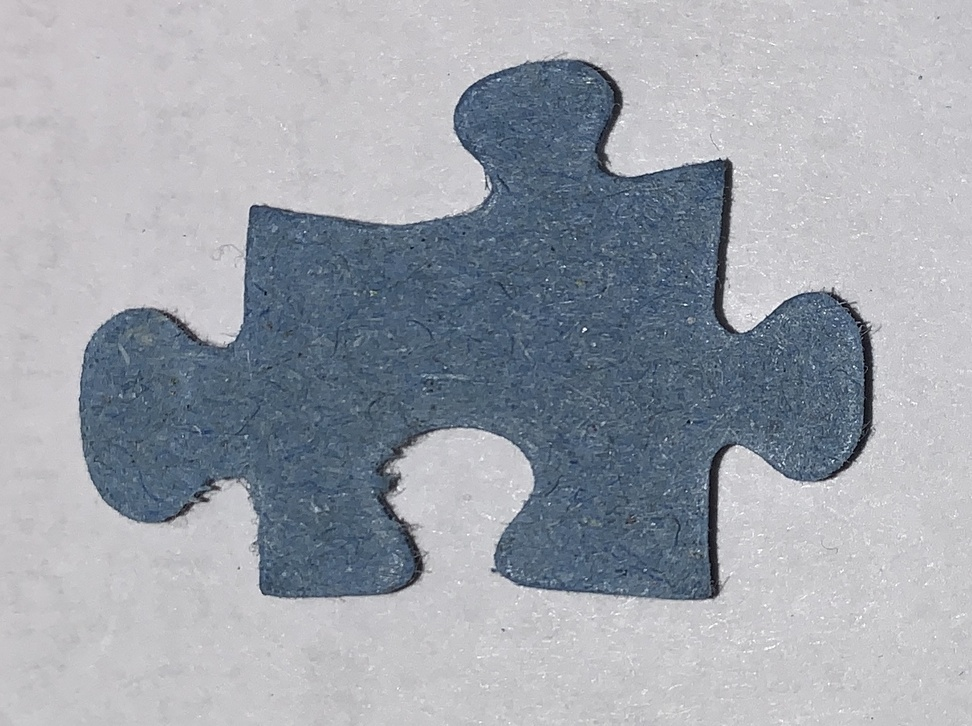
#> input picture project puzzle/Math Research/Pieces/P2.jpg, 972 x 726 px, shrunk from 1466 x 1095 before the run, found by its file name
$ python contouring_2.py   (Python 2 division)
#> lines starting #> are read from the running program, lines starting #| are printed output that depends on the picture
import imageio
import matplotlib.pyplot as plt
from mpl_toolkits.mplot3d import axes3d
from matplotlib import cm
import time

dir='//Users/martin//Desktop//project puzzle//Math Research//'
P_id=2
file_contour=open(dir+'Contour_Piece_'+str(P_id)+'.txt','w')
file_in_point=open(dir+'In_point_Piece_'+str(P_id)+'.txt','w')


im = imageio.imread(dir+'//Pieces//P'+str(P_id)+'.jpg')
#> im is the input picture: shape (726, 972, 3); mean R, G, B 157.8, 162.9, 171.6
# print(im.shape)

xw=im.shape[1]
#> xw = 972
yw=im.shape[0]
#> yw = 726


x=[]
y0=[]

X=[]
Y=[]

inc=20
av=175

t0=time.time()

in_point=False


for l in range(yw/inc):
    # print(l)
    for i in range(xw/inc):
        step0=float(im[l*inc,i*inc][0])
        step1=float(im[l*inc,(i+1)*inc][0])
        y0=step0
        y1=step1
        if y0>av and y1<av:
            plt.scatter(i,l,c='b')
            file_contour.write(str(i)+'\t'+str(l)+'\n')
            in_point=True
        if y0<av and y1>av:
            plt.scatter(i,l,c='b')
            in_point=False
            file_contour.write(str(i)+'\t'+str(l)+'\n')
        if in_point:
            plt.scatter(i,l,c='g')
            file_in_point.write(str(i)+'\t'+str(l)+'\n')
    in_point=False


for l in range(xw/inc):
    for i in range(yw/inc):
        step0=float(im[i*inc,l*inc][0])
        step1=float(im[(i+1)*inc,l*inc][0])
        y0=step0
        y1=step1
        if (y0<av and y1>av) or (y0>av and y1<av):
            plt.scatter(l,i,c='r')
            file_contour.write(str(l)+'\t'+str(i)+'\n')
t1=time.time()
print(t1-t0)

file_contour.close()
file_in_point.close()

plt.legend()
plt.axis('equal')
plt.show()
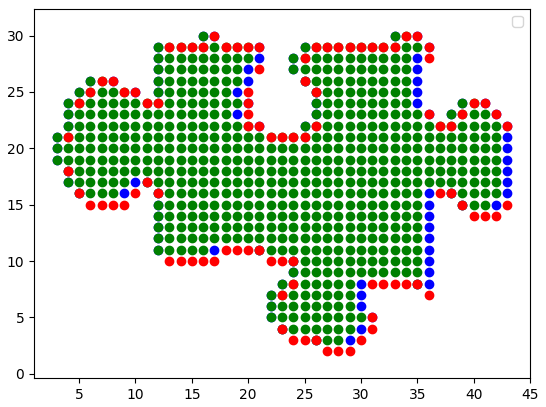
#> figure drawn by matplotlib, 1 panel

$ run again, with project puzzle/Math Research/Pieces/P1.jpg copied over project puzzle/Math Research/Pieces/P2.jpg
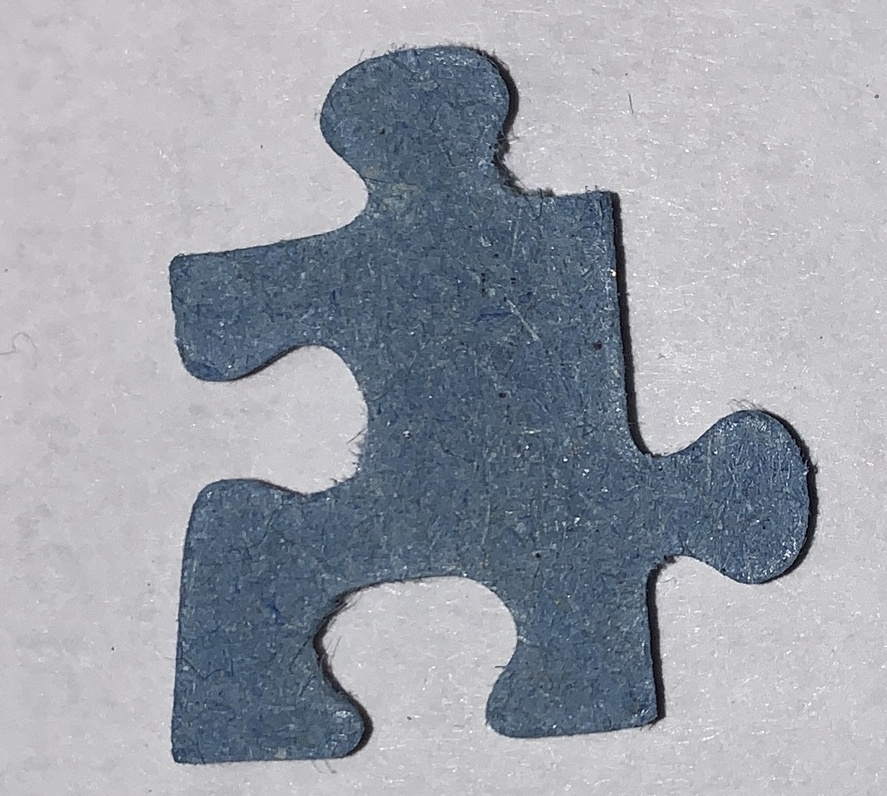
#> input picture project puzzle/Math Research/Pieces/P1.jpg, 887 x 796 px, shrunk from 1194 x 1071 before the run, found by its file name
#> im is the input picture: shape (796, 887, 3); mean R, G, B 154.9, 159.9, 168.9
#> `plt.show()`:
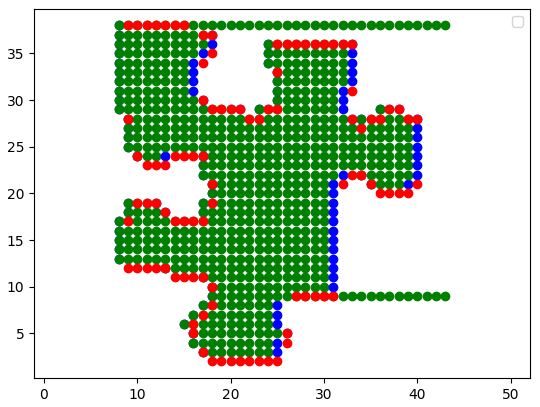
#> figure drawn by matplotlib, 1 panel

$ run again, with project puzzle/Math Research/Pieces/P3.jpg copied over project puzzle/Math Research/Pieces/P2.jpg
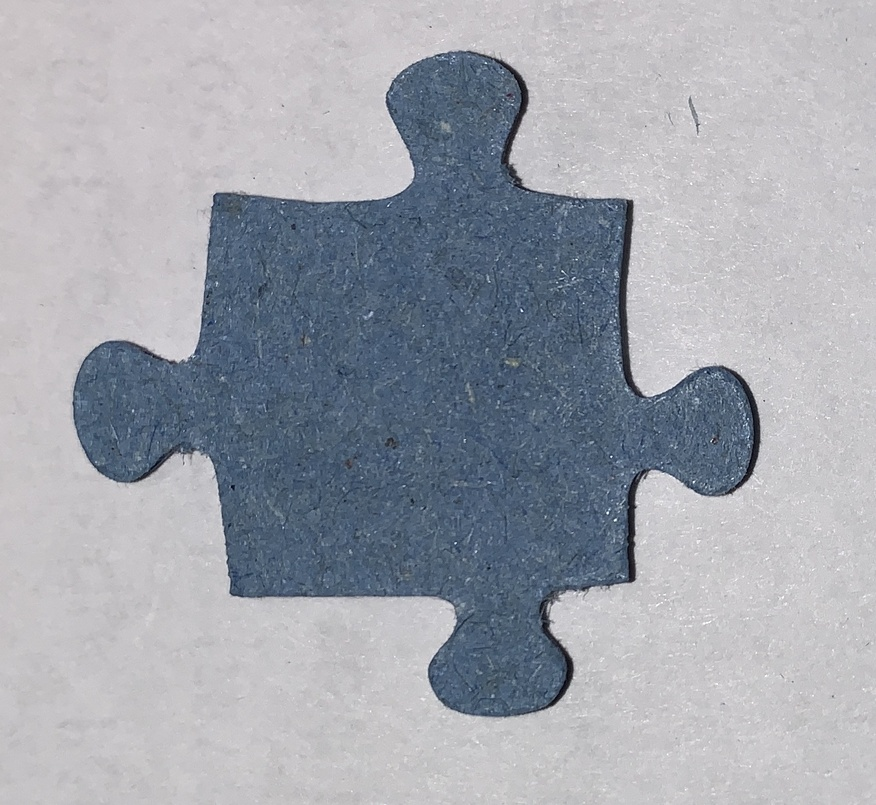
#> input picture project puzzle/Math Research/Pieces/P3.jpg, 876 x 805 px, shrunk from 1574 x 1447 before the run, found by its file name
#> im is the input picture: shape (805, 876, 3); mean R, G, B 160, 164, 172.6
#> `plt.show()`:
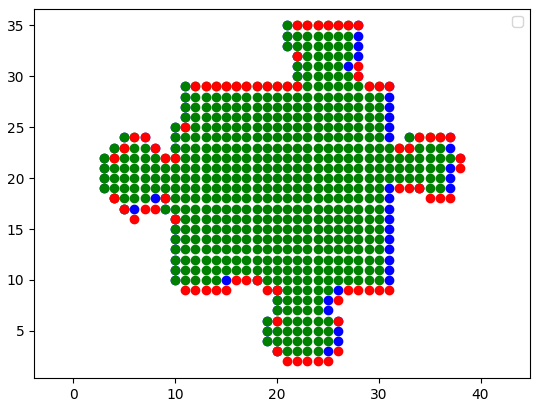
#> figure drawn by matplotlib, 1 panel

$ run again, with project puzzle/Math Research/Pieces/P4.jpg copied over project puzzle/Math Research/Pieces/P2.jpg
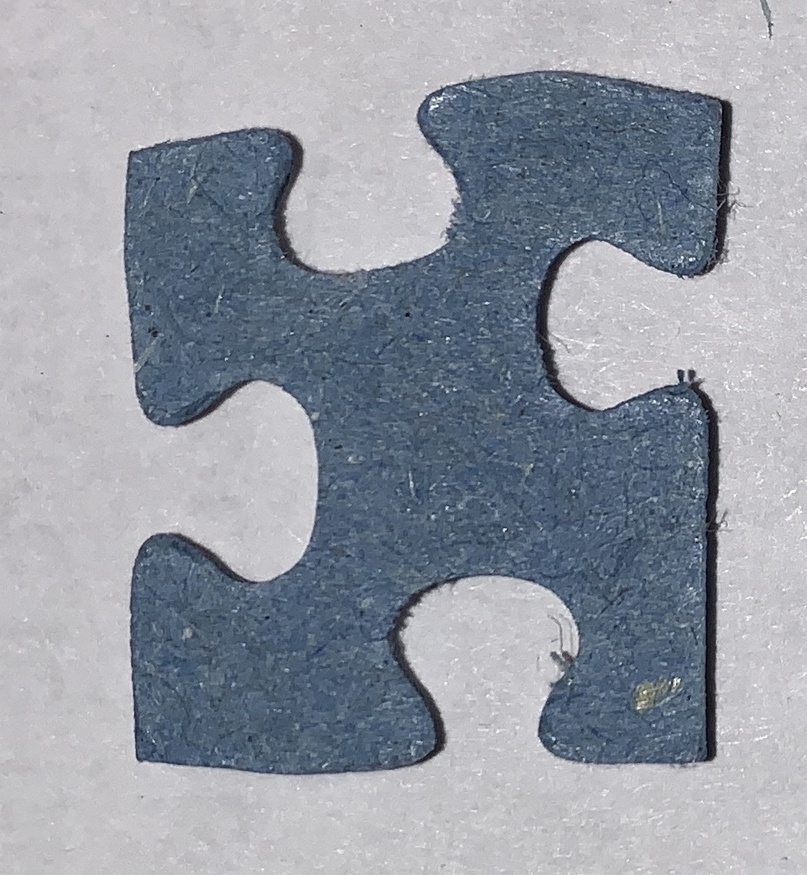
#> input picture project puzzle/Math Research/Pieces/P4.jpg, 807 x 875 px, shrunk from 979 x 1062 before the run, found by its file name
#> im is the input picture: shape (875, 807, 3); mean R, G, B 147.4, 153.2, 163.3
#> `plt.show()`:
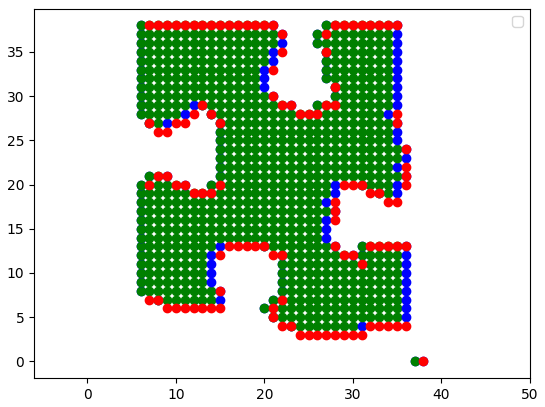
#> figure drawn by matplotlib, 1 panel
